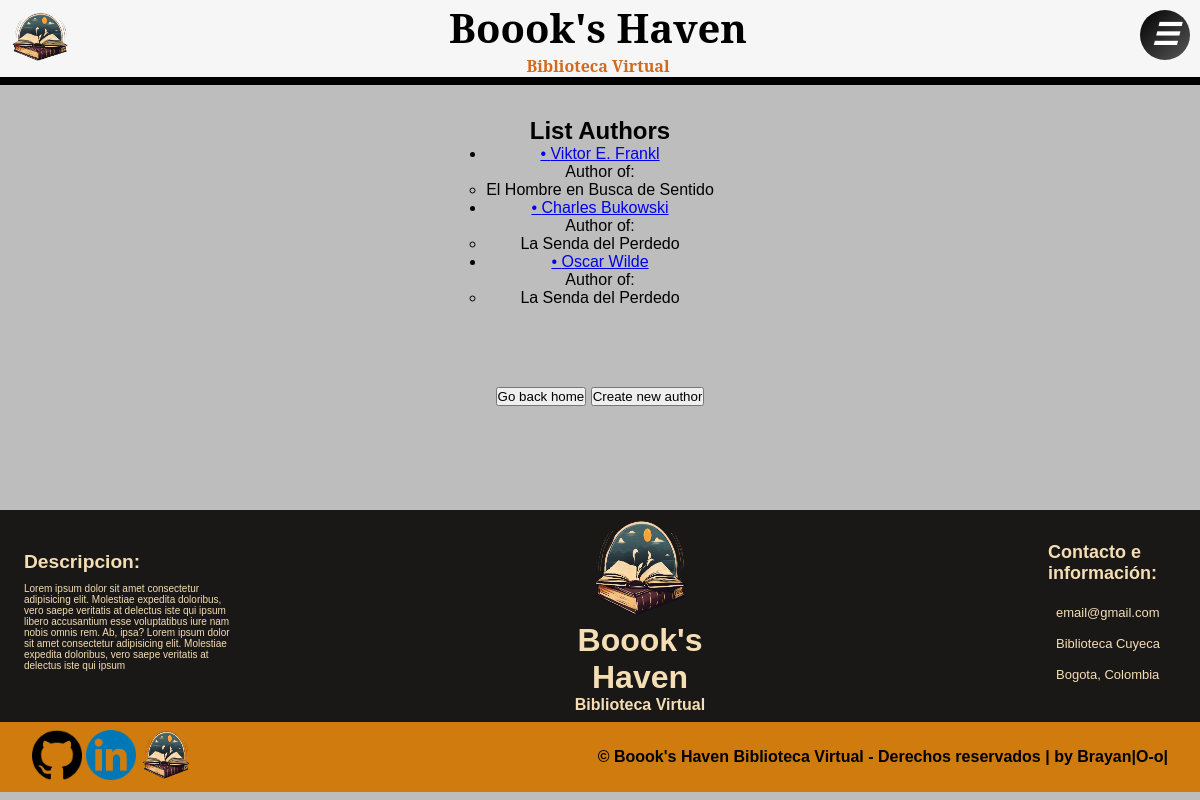
Before: /library/author/ with the older database file.
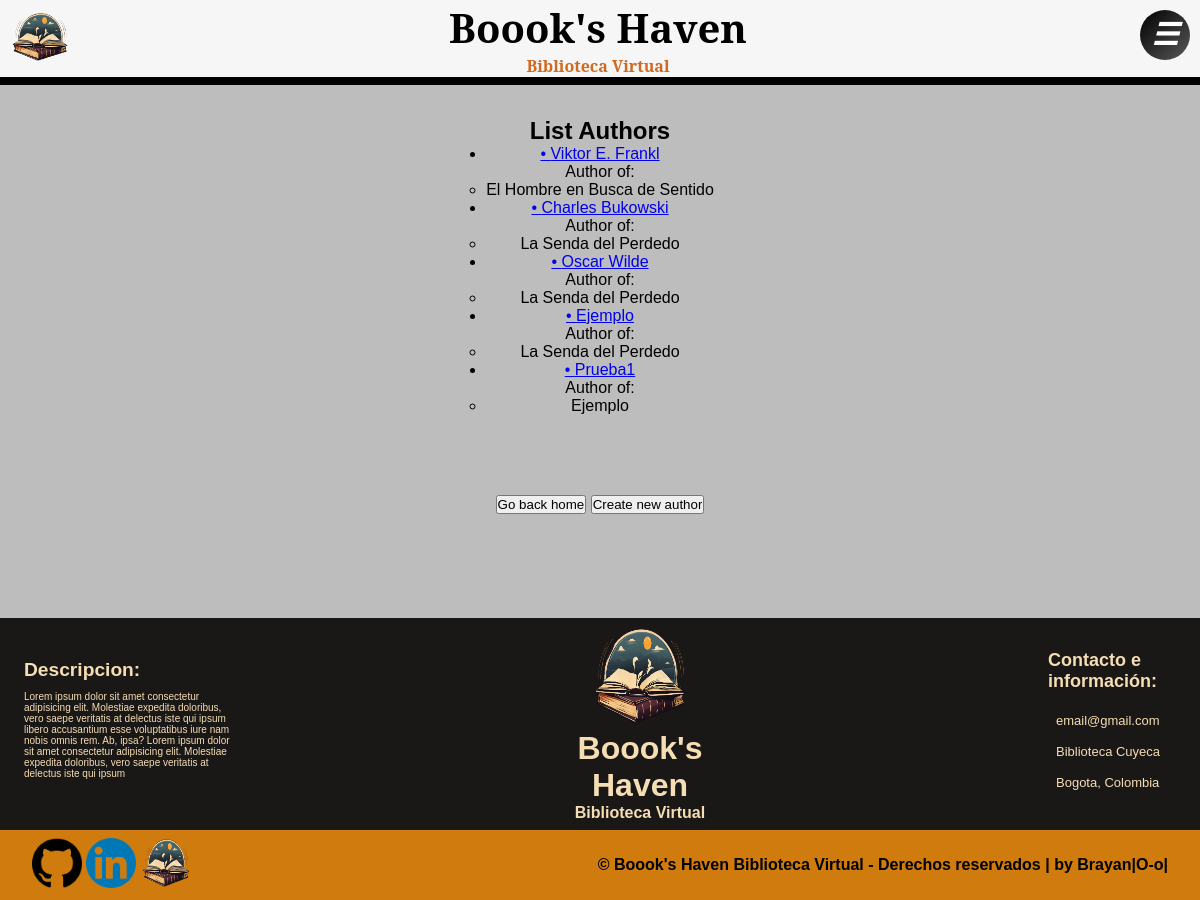
After: the same page with the newer database file.
### library/models/author.py (models this page shows, shortened)
class Author(models.Model):
    name = models.CharField(max_length=100)
    birth_date = models.DateField()
    death_date = models.DateField()
    books = models.ManyToManyField('Book', related_name='authors', blank=True)

### library/models/book.py (models this page shows, shortened)
class Book(models.Model):
    name = models.CharField(max_length=60)
    author = models.ForeignKey(
        Author, on_delete=models.CASCADE, blank=True, null=True)
    cover_page = models.CharField(
        max_length=200,
        default='https://img.freepik.com/vector-premium/adorno-oro-sobre-fondo-cuero-puede-utilizar-como-tarjeta-invitacion-ilustracion-vectorial_443748-1466.jpg'
        )
    genre = models.CharField(max_length=100)
    release_date = models.IntegerField(default=0)
    number_pages = models.IntegerField(default=0)
    summary = models.TextField(default=0, max_length=800)

### library/views/authors.py (the view)
# urls.py: path('author/', authors.AuthorListView.as_view(), name='authors'),
class AuthorListView(generic.ListView):
    model = Author
    context_object_name = 'author_list'
    template_name = 'library/author/author_list.html'

### library/templates/library/author/author_list.html
{%extends 'layout.html'%}
{%load static%}
{% block author_list %}
<div class="container-author-list">
    <div class="head_cont">
        <h2>List Authors</h2>
    </div>
    <div class="list">
        <ul>
            {% for author in author_list %}
            <li>
                <a href="{% url 'author-detail' author.id %}">• {{ author.name }}</a>
                {% if author.books.exists %}
                <ul>
                    <p>Author of: </p>
                    {% for book in author.books.all %}
                    <li>{{ book.name }}</li>
                    {% endfor %}
                </ul>
                {% else %}
                <p>No hay libros asociados.</p>
                {% endif %}
            </li>
            {% empty %}
            <li>No hay autores disponibles.</li>
            {% endfor %}
        </ul>
    </div>
    <div class="botoms">
        <input type="button" value="Go back home" onclick="window.location.href=`{% url 'index'  %}`" />
        <input type="button" value="Create new author" onclick="window.location.href=`{% url 'create-author'  %}`" />
    </div>
</div>
{% endblock %}

### library/templates/library/layout.html (shortened to what this page needs)
{% load static %}
<!DOCTYPE html>
<html>
<head>
    <link rel="stylesheet" type="text/css" href="{% static 'library/css/index.css' %}">
</head>
<body>
        {% block head %}
            {% include "library/partials/head.html" %}
        {% endblock %}
        {% block author_list %}
        {% endblock %}
        {% block footer %}
            {% include "library/partials/footer.html" %}
        {% endblock %}
</body>
</html>

### library/templates/library/partials/head.html
{%load static %}
<div class="container-head" >
    <div class="head">
        <a href="{% url 'index' %}">
            <img  src="{% static 'library/img/shared/logo.png' %}"  width="80" height="70" alt="Logo">
        </a>
        <a href="{% url 'index' %}">
            <h1>Boook's Haven</h1>
            <h2>Biblioteca Virtual</h2>
        </a>
        <div>
            {% include "library/partials/nav.html"%}
        </div>
    </div>
</div>
<hr width="100%" color="black" size="10px">

### library/templates/library/partials/nav.html (shortened to what this page needs)
<div>
  <label for="active" class="menu-btn">
    <i></i>
  </label>
  <div class="wrapper">
  </div>
</div>

### library/templates/library/partials/footer.html (shortened to what this page needs)
{%load static %}
<footer>
  <div class="container-footer">
    <section id="container-description">
      <h5>Descripcion:</h5>
      <p>
        Lorem ipsum dolor sit amet consectetur adipisicing elit. Molestiae
        expedita doloribus, vero saepe veritatis at delectus iste qui ipsum
        libero accusantium esse voluptatibus iure nam nobis omnis rem. Ab, ipsa?
        Lorem ipsum dolor sit amet consectetur adipisicing elit. Molestiae
        expedita doloribus, vero saepe veritatis at delectus iste qui ipsum
      </p>
    </section>
    <div class="logo-container">
      <img src="{% static 'library/img/shared/logo.png' %}" width="100" height="100"  alt="">
        <h1>Boook's Haven </h1>
        <h4>Biblioteca Virtual</h4>
    </div>
    <div class="list-container">
        <h6>Contacto e información:</h6>
       <ul>
        <li>email@gmail.com</li>
        <li>Biblioteca Cuyeca</li>
        <li>Bogota, Colombia</li>
       </ul>
    </div>
  </div>
  <div class="end">
        <div class="social-network">
            <span><a href="https://github.com/Brayanl0-o"><img src="{% static 'library/img/network_logos/logo-github.png' %}" width="50" height="50" alt=""></a></span>
            <span><a href="https://www.linkedin.com/in/brayan-triana/"><img src="{% static 'library/img/network_logos/logo-linkedin.png' %}" width="50" height="50" alt=""></a></span>
            <span><a href="https://github.com/Brayanl0-o"><img src="{% static 'library/img/shared/logo.png' %}" width="50" height="50" alt=""></a></span>
        </div>
        <span>© Boook's Haven Biblioteca Virtual - Derechos reservados | by Brayan|O-o| </span>
  </div>
</footer>

### library/static/library/css/index.css (style rules this page uses)
.botoms { margin-top: 5rem; margin-bottom: 5rem; }
* { margin: 0; padding: 0; box-sizing: border-box; font-family: "Lato", sans-serif; font-family: "Oswald", sans-serif; }
.wrapper { z-index: 100; position: fixed; top: 0; left: 0; height: 100%; width: 100%; background: linear-gradient(-45deg, #5f5f5f 0%, #000000 100%); clip-path: circle(0px at calc(100% - 45px) 45px); transition: all 0.3s ease-in-out; }
.menu-btn { position: fixed; z-index: 101; right: 10px; top: 10px; height: 50px; width: 50px; line-height: 50px; border-radius: 50%; font-size: 25px; color: #fff; cursor: pointer; background: linear-gradient(-45deg, #585858, #000000); transition: all 0.3s ease-in-out; }
.menu-btn i::before { content: "☰"; font-weight: 900; font-size: larger; }
.container-head { width: 100%; background-color: #f6f6f6; }
.head { display: flex; flex-flow: row nowrap; align-items: center; justify-content: space-between; text-align: center; width: 93%; }
.head a { text-align: center; color: rgb(0, 0, 0); text-decoration: none; }
.head a h1 { font-size: 2.5rem; font-family: "Noto Serif", serif; color: rgb(0, 0, 0); }
.head a h2 { font-size: medium; font-family: "Noto Serif", serif; color: chocolate; }
.head img { padding: 10px; }
body { font-family: "Trebuchet MS", "Lucida Sans Unicode", "Lucida Grande", "Lucida Sans", Arial, sans-serif; width: 100%; min-height: 45rem; font-family: Impact, Haettenschweiler, "Arial Narrow Bold", sans-serif; text-align: center; background-color: whitesmoke; }
footer { background-color: rgb(207, 123, 13); min-width: auto; margin-top: 2%; height: auto; width: 100%; }
footer .container-footer { display: flex; flex-flow: nowrap row; justify-content: space-between; margin: auto; align-items: center; padding: 0.5rem; background-color: rgb(26, 23, 23); color: wheat; }
footer .container-footer section#container-description { background-color: rgba(0, 0, 0, 0); text-align: start; min-width: 30vh; width: 30vh; max-width: 40vh; padding: 1rem; }
footer .container-footer section#container-description h5 { text-align: start; font-size: larger; padding-bottom: 10px; }
footer .container-footer section#container-description p { text-align: start; font-size: x-small; padding-bottom: 10px; }
footer .container-footer .logo-container { max-width: 20vh; }
footer .container-footer .list-container { text-align: start; max-width: 20vh; padding: 1rem; }
footer .container-footer .list-container h6 { margin-bottom: 0.8rem; font-size: large; }
footer .container-footer .list-container ul { list-style: none; font-size: small; }
footer .container-footer .list-container ul > li { padding: 0.5rem; }
footer .end { display: flex; flex-flow: row nowrap; align-items: center; justify-content: space-between; width: 100%; padding: 0.5rem 2rem 0.5rem 2rem; }
footer .end span { font-weight: 600; }
body { display: flex; flex-direction: column; align-items: center; font-family: "Noto Serif", serif; background-color: #bdbdbd; min-width: 100vh; }

Changed rows visible on the page:
added Author: name "Ejemplo", Book (name "La Senda del Perdedo")
added Author: name "Prueba1"
added Book: name "Ejemplo", shown under "Prueba1"
